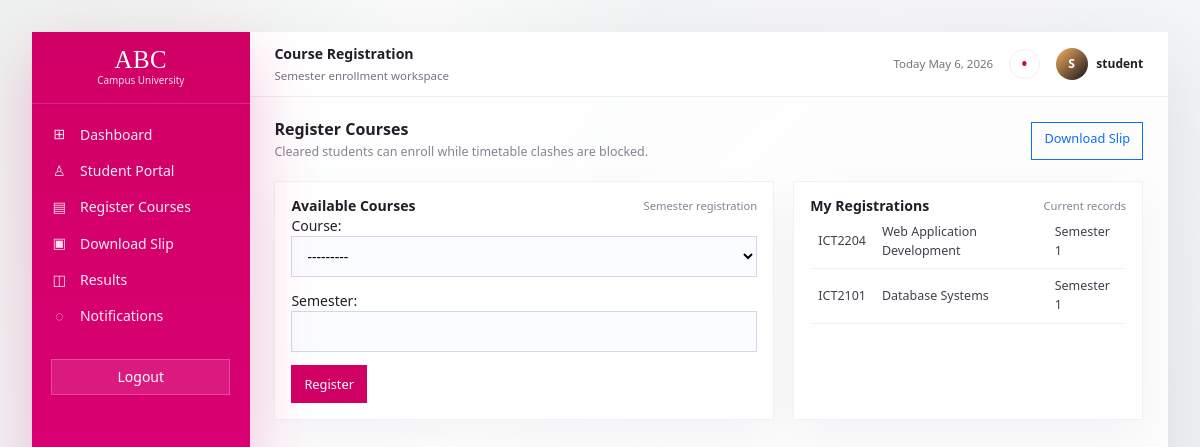
Screenshot of /courses/register/ (signed in) with the database file from the repository.
### apps/accounts/models.py (models this page shows, shortened)
class User(AbstractUser):
    class Roles(models.TextChoices):
        ADMIN = "ADMIN", "Admin"
        STAFF = "STAFF", "Staff"
        STUDENT = "STUDENT", "Student"
    role = models.CharField(max_length=20, choices=Roles.choices, default=Roles.STUDENT)
    @property
    def is_staff_role(self):
        return self.role in {self.Roles.ADMIN, self.Roles.STAFF} or self.is_superuser

### apps/courses/models.py (models this page shows, shortened)
class Registration(models.Model):
    student = models.ForeignKey("students.Student", on_delete=models.CASCADE, related_name="registrations")
    course = models.ForeignKey(Course, on_delete=models.CASCADE, related_name="registrations")
    semester = models.CharField(max_length=30)
    registered_at = models.DateTimeField(auto_now_add=True)
    class Meta:
        ordering = ["-registered_at"]
        constraints = [
            models.UniqueConstraint(fields=["student", "course", "semester"], name="unique_student_course_semester")
        ]

class Course(models.Model):
    class Weekday(models.TextChoices):
        MONDAY = "MON", "Monday"
        TUESDAY = "TUE", "Tuesday"
        WEDNESDAY = "WED", "Wednesday"
        THURSDAY = "THU", "Thursday"
        FRIDAY = "FRI", "Friday"
        SATURDAY = "SAT", "Saturday"
    code = models.CharField(max_length=20, unique=True)
    title = models.CharField(max_length=160)
    credit_units = models.PositiveSmallIntegerField()
    department = models.CharField(max_length=120)
    prerequisites = models.ManyToManyField("self", symmetrical=False, blank=True)
    weekday = models.CharField(max_length=3, choices=Weekday.choices, default=Weekday.MONDAY)
    start_time = models.TimeField()
    end_time = models.TimeField()
    semester = models.CharField(max_length=30, default="Semester 1")
    active = models.BooleanField(default=True)
    class Meta:
        ordering = ["code"]
    def __str__(self):
        return f"{self.code} - {self.title}"

### apps/courses/views.py (the view, shortened to what this page needs)
# urls.py: path("register/", login_required(views.register_course), name="register_course"),
def register_course(request):
    student = getattr(request.user, "student_profile", None)
    if not student:
        messages.error(request, "No student profile is linked to this account.")
        return redirect("student_portal")
    form = RegistrationForm(request.POST or None, student=student)
    registrations = Registration.objects.filter(student=student).select_related("course")
    return render(request, "register_course.html", {"form": form, "registrations": registrations})

### apps/courses/forms.py (shortened to what this page needs)
class RegistrationForm(forms.ModelForm):
    class Meta:
        model = Registration
        fields = ["course", "semester"]
    def __init__(self, *args, **kwargs):
        self.student = kwargs.pop("student")
        super().__init__(*args, **kwargs)
        self.fields["course"].queryset = Course.objects.filter(active=True)

### templates/register_course.html
{% extends "base.html" %}
{% block workspace_title %}Course Registration{% endblock %}
{% block workspace_subtitle %}Semester enrollment workspace{% endblock %}
{% block content %}
<div class="page-header dashboard-heading">
  <div><h2>Register Courses</h2><p>Cleared students can enroll while timetable clashes are blocked.</p></div>
  <a class="btn btn-outline-primary" href="{% url 'registration_slip' %}">Download Slip</a>
</div>
<section class="activity-grid">
  <form method="post" class="panel form-grid">{% csrf_token %}<div class="panel-title"><h4>Available Courses</h4><span>Semester registration</span></div>{{ form.as_p }}<button class="btn btn-primary">Register</button></form>
  <div class="panel"><div class="panel-title"><h4>My Registrations</h4><span>Current records</span></div><table class="table app-table">{% for registration in registrations %}<tr><td>{{ registration.course.code }}</td><td>{{ registration.course.title }}</td><td>{{ registration.semester }}</td></tr>{% empty %}<tr><td>No registrations yet.</td></tr>{% endfor %}</table></div>
</section>
{% endblock %}

### templates/base.html (shortened to what this page needs)
{% load static %}
<!doctype html>
<html lang="en">
<head>
  <link href="https://cdn.jsdelivr.net/npm/bootstrap@5.3.3/dist/css/bootstrap.min.css" rel="stylesheet">
  <link rel="stylesheet" href="{% static 'css/style.css' %}">
</head>
<body class="{% block body_class %}{% endblock %}">
  <div class="app-shell">
    {% if user.is_authenticated %}
      <aside class="sidebar">
        <div class="sidebar-brand">
          <strong>ABC</strong>
          <span>Campus University</span>
        </div>
        <nav class="sidebar-nav">
        <a href="{% url 'dashboard' %}"><span>⊞</span>Dashboard</a>
        {% if user.is_staff_role or user.is_superuser %}
          <a href="{% url 'student_list' %}"><span>♙</span>Students</a>
          <a href="{% url 'course_list' %}"><span>▤</span>Courses</a>
          <a href="{% url 'payment_list' %}"><span>◉</span>Payments</a>
          <a href="{% url 'clearance_list' %}"><span>✓</span>Clearance</a>
          <a href="{% url 'reports_dashboard' %}"><span>↗</span>Reports</a>
          <a href="{% url 'audit_logs' %}"><span>◎</span>Audit Logs</a>
        {% else %}
          <a href="{% url 'student_portal' %}"><span>♙</span>Student Portal</a>
          <a href="{% url 'register_course' %}"><span>▤</span>Register Courses</a>
          <a href="{% url 'registration_slip' %}"><span>▣</span>Download Slip</a>
        {% endif %}
        <a href="{% url 'result_list' %}"><span>◫</span>Results</a>
        <a href="{% url 'notification_list' %}"><span>◌</span>Notifications</a>
        </nav>
        <form method="post" action="{% url 'logout' %}">
          <button class="sidebar-logout">Logout</button>
        </form>
      </aside>
    {% endif %}
    <main class="content">
      {% if user.is_authenticated %}
        <header class="topbar">
          <div>
            <strong>{% block workspace_title %}University Program{% endblock %}</strong>
            <span>{% block workspace_subtitle %}Course Registration System{% endblock %}</span>
          </div>
          <div class="topbar-actions">
            <span>Today {% now "F j, Y" %}</span>
            <a href="{% url 'notification_list' %}" class="notification-dot">•</a>
            <div class="user-chip">
              <span>{{ user.username|slice:":1"|upper }}</span>
              <strong>{{ user.get_full_name|default:user.username }}</strong>
            </div>
          </div>
        </header>
      {% endif %}
      {% block content %}{% endblock %}
    </main>
  </div>
</body>
</html>

### rows the page displays
User: username "S", get_full_name "student"
Registration: course.code "ICT2204", course "Web Application Development", semester "Semester 1"
Registration: course.code "ICT2101", course "Database Systems", semester "Semester 1"
